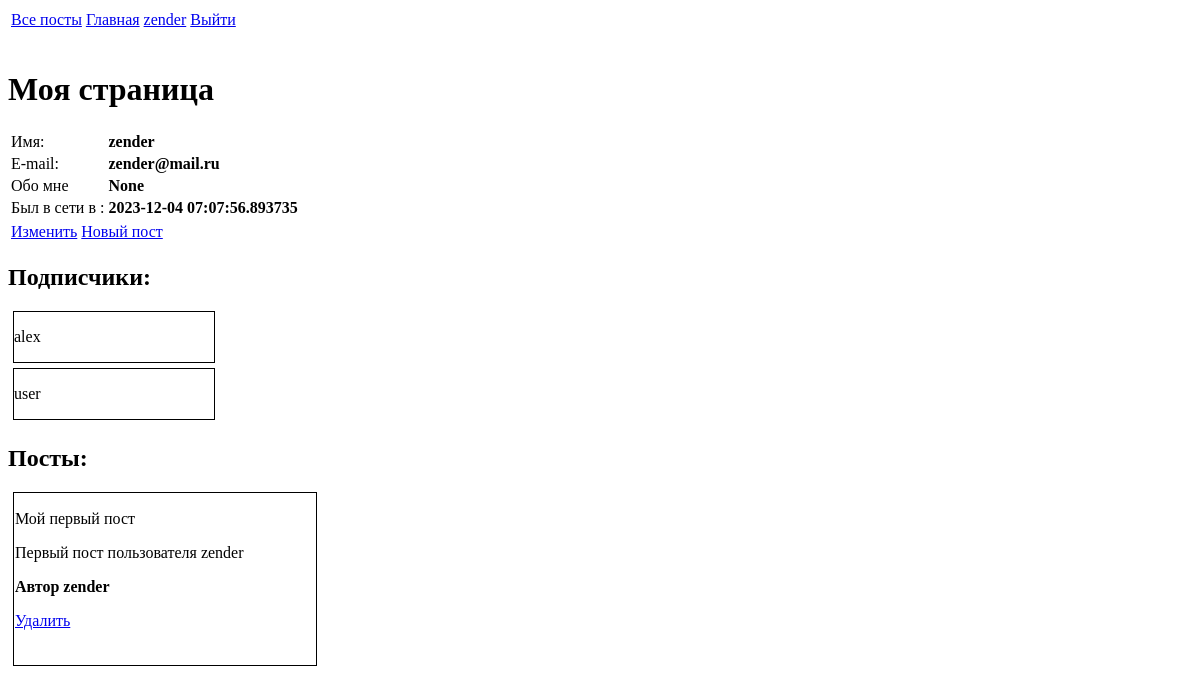
The app's page /profile/zender (signed in), older data.
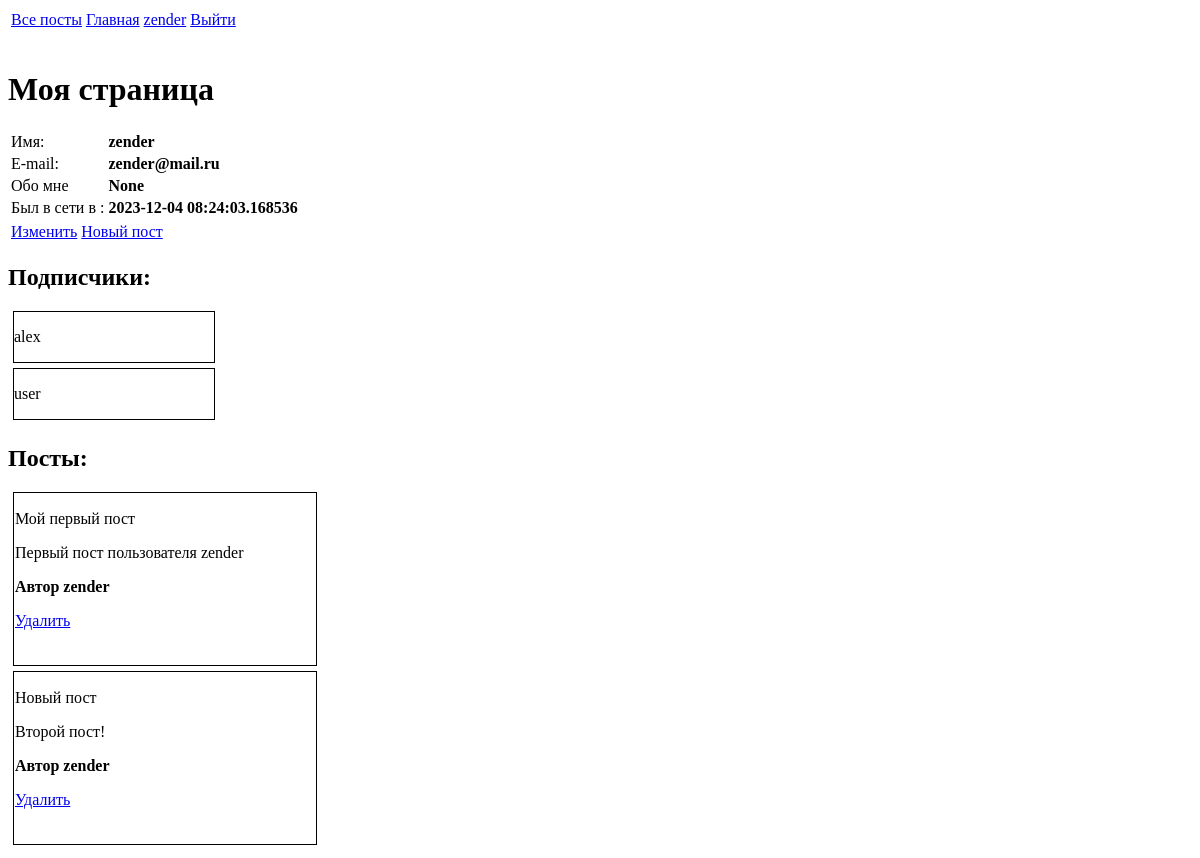
The same page, newer data.
### app/models.py (models this page shows, shortened)
class User(db.Model, UserMixin):
    id = db.Column(db.Integer, primary_key=True)
    username = db.Column(db.String, unique=True, nullable=False)
    password = db.Column(db.String(128), nullable=False)
    email= db.Column(db.String, unique=True, nullable=False)
    last_seen =db.Column(db.DateTime,default=datetime.utcnow)
    about_me = db.Column(db.String)
    posts = db.relationship('Post', backref='author', lazy='dynamic')
    followed = db.relationship(
        'User', secondary=followers,
        primaryjoin=(followers.c.follower_id==id),
        secondaryjoin=(followers.c.followed_id==id),
        backref=db.backref('follower', lazy='dynamic'), lazy='dynamic'
    )

class Post(db.Model):
    id = db.Column(db.Integer, primary_key=True)
    title = db.Column(db.String, unique=True, nullable=False)
    body = db.Column(db.String, nullable=False)
    dt =db.Column(db.DateTime,default=datetime.utcnow)
    user_id = db.Column(db.Integer, db.ForeignKey('user.id'))

### app/routes.py (the view)
@app.route('/profile/<username>')
@login_required
def profile(username):
    user = User.query.filter_by(username=username).first()
    posts = user.posts
    if user is not None:
        return render_template('profile.html', user=user, posts=posts)
    else:
        flash('Пользователь {} не найден'.format(username))

### app/models.py (called while the page is built)
@login_manager.user_loader
def load_user(user_id):
    return User.query.get(int(user_id))

### app/routes.py (called while the page is built)
@app.before_request
def before_request():
    if current_user.is_authenticated:
        current_user.last_seen = datetime.utcnow()
        db.session.commit()

### app/templates/profile.html
{% extends 'base.html' %}
{% block content %}
    <h1>Моя страница</h1>
    <table>
        <tr>
            <td>Имя:</td>
            <td><b>{{user.username}}</b></td>
        </tr>
        <tr>
            <td>E-mail:</td>
            <td><b>{{user.email}}</b></td>
        </tr>
        <tr>
            <td>Обо мне</td>
            <td><b>{{user.about_me}}</b></td>
        </tr>
        <tr>
            <td>Был в сети в :</td>
            <td><b>{{user.last_seen}}</b></td>
        </tr>
    </table>
    <table>
        <tr>
            <td><a href="{{url_for('edit_profile')}}">Изменить </a></td>
            {% if user == current_user %}
                <td><a href="{{url_for('add_post')}}">Новый пост</a></td>
            {% elif current_user.is_following(user) %}
                <td><a href="{{url_for('unfollow', id=user.id)}}">Отписаться</a></td>
            {% else %}
                <td><a href="{{url_for('follow', id=user.id)}}">Подписаться</a></td>
            {% endif %}
        </tr>
    </table>
    {% if user.follower.first() %}
        <h2>Подписчики:</h2>
        <table>
            {% for miniuser in user.follower %}
                {% include '_miniuser.html'  %}
            {% endfor %}
        </table>
    {% else %}
            <h2> У вас нет подписчиков</h2>
    {% endif %}
    {% if posts %}
        <h2>Посты:</h2>
        <table>
            {% for post in posts %}
            {% include '_post.html' %}
            {% endfor %}
        </table>
    {% else %}
        <h2>Нет ни одного поста</h2>
    {% endif %}
{% endblock %}

### app/templates/base.html (shortened to what this page needs)
<!DOCTYPE html>
<html lang="en">
<head>
</head>
<body>
    <table>
        <td><a href="{{url_for('explore')}}">Все посты</a></td>
        <td><a href="{{url_for('index')}}">Главная</a></td>
        {% if current_user.is_anonymous %}
            <td><a href="{{url_for('login')}}">Войти</a></td>
            <td><a href="{{url_for('register')}}">Регистрация</a></td>
        {% else %}
            <td><a href="{{url_for('profile', username=current_user.username)}}">{{current_user.username}}</a></td>
            <td><a href="{{url_for('logout')}}">Выйти</a></td>
        {% endif %}
    </table>
    <br>
    {% block content %}
    {% endblock %}
</body>
</html>

### app/templates/_miniuser.html
<div class="user_mini" style="border: 1px solid; margin: 5px; width: 200px;">
    <p>{{miniuser.username}}</p>
</div>

### app/templates/_post.html
<div class="post" style="width: 300px; border: 1px; padding: 1px; margin: 5px; border-style: solid;">
    <p>{{post.title}} </p>
    <p>{{post.body}} </p>
    {% if current_user == post.author %}
        <p><b> Автор {{post.author.username}} </b> </p>
        <p><a href="{{url_for('delete_post', id=post.id)}}">Удалить</a></p>
    {% else %}
        <p><b> <a href="{{url_for('profile', username=post.author.username)}}">Автор {{post.author.username}} </a></b> </p>
    {% endif %}
    <br>
</div>

Row changes from the older to the newer data that the page shows:
changed User "zender": last_seen "2023-12-04 07:07:56.893735" → "2023-12-04 08:24:03.168536"
added Post: title "Новый пост", body "Второй пост!", author.username "zender"
